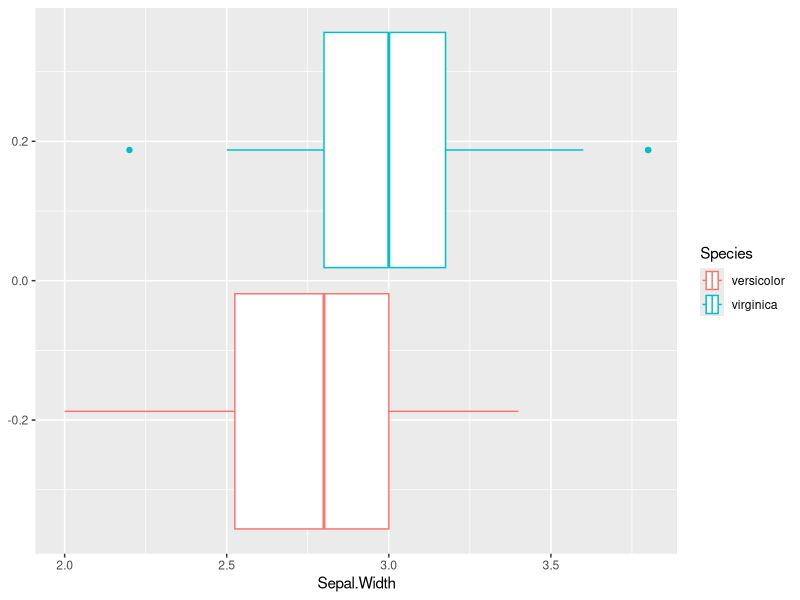

Here is the R script that generated this plot: (Note: this script raises an error after producing the figure.)
## ---- chunk 1
knitr::opts_chunk$set(echo = TRUE, collapse = T)
library(tidyverse)
comma <- function(x) format(x, digits = 2, big.mark = ",")

smaller <- diamonds %>% 
  filter(carat <= 2.5)
## ---- chunk 2
mtcars %>% 
  group_by(cyl) %>% 
  summarize(n = n(), mean = mean(mpg))
## ---- chunk 3
print("hello world")
## ---- chunk 4
my_data <- iris %>%
  filter(Species != "setosa")
## ---- chunk 5
my_plot <- my_data %>%
  ggplot(aes(Sepal.Width, col = Species)) +
  geom_boxplot()
## ---- chunk 6
my_plot
## ---- chunk 7
ggplot(diamonds, aes_string(params$x_axis, params$y_axis)) + geom_point()
